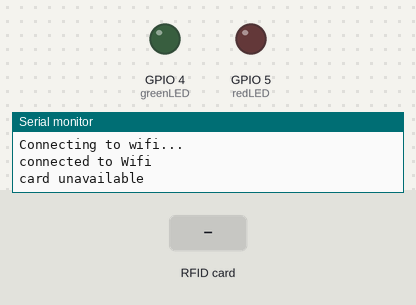
This program was run on a simulated ESP8266 (NodeMCU). On the bench: output pins drawn as LEDs (lit = HIGH), the last lines printed to the serial monitor. The test bench sets the inputs (shaded band). WiFi joins after 1.5 s; servers stay silent unless stated.

Above: at 3.7 s.
3.8 s: RFID card 5E 7A 19 C4 held to the reader
At 8.7 s:
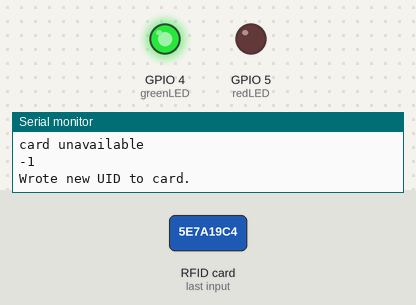
Timing chart, 0 to 10.2 s (numbered marks = the images above; inputs shaded):
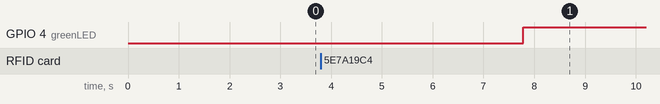

The program:

main.cpp
```cpp
#include <Arduino.h>
#include <MFRC522.h>
#include <SPI.h>
#include <ESP8266HTTPClient.h>
#include <ESP8266WiFi.h>

const char *ssid = "wifi_name";
const char *password = "wifi_pass";

String TOKEN = "5a1c307ce50c97d2f3ed9590775fed6f449eafa84183557087b403fe84c411a1";

//define pin for RFID
#define RST_RFID 0
#define SS_RFID 2

//Instance of the class for the RFID
MFRC522 rfid(SS_RFID, RST_RFID);

int readUID(const char *verifyUid);
int writeUID(const char *serverCreate);

String responseRead = "";
String responseWrite = "";

//Setting gpio pins
const int redLED = 5;   //D1
const int greenLED = 4; //D2

void setup()
{
  // put your setup code here, to run once:
  //Set LEDs as output
  pinMode(redLED, OUTPUT);
  pinMode(greenLED, OUTPUT);

  Serial.begin(9600); //Initialize serial communication with the pc
  while (!Serial)
    Serial.println();

  SPI.begin();     //Init SPI bus
  rfid.PCD_Init(); //Init the mrc522 card
  delay(1000);
  rfid.PCD_DumpVersionToSerial(); //show details of rfid

  WiFi.begin(ssid, password);
  Serial.println("Connecting to wifi...");
  while (WiFi.status() != WL_CONNECTED)
  {
    delay(500);
  }
  Serial.println("connected to Wifi");
}

void loop()
{
  // put your main code here, to run repeatedly:
  if (WiFi.status() == WL_CONNECTED)
  {
    const char *serverCreate = "http://192.168.0.21:5000/uuid/create";
    const char *serverVerify = "http://192.168.0.21:5000/uuid/verify/";

    //Look for new cards
    if (!rfid.PICC_IsNewCardPresent())
    {
      Serial.println("card unavailable");
      delay(5000);
      return;
    }

    //Select one of the cards
    if (!rfid.PICC_ReadCardSerial())
    {
      return;
    }
    Serial1.println("Card selected ");
    Serial.println();

    //read uid

    //  int r = readUID(serverVerify);{
    //    if(r == 0){
    //      Serial.println();
    //    }
    //  }

    //write new uid

    int s = writeUID(serverCreate);
    if (s == 0)
    {
      Serial.println("Writing succesfull");
    }
    else
    {
      Serial.println("Error during wrinting");
    }

    //Dump debug info to serial ::PICC_HaltA is automitically called
    rfid.PICC_DumpDetailsToSerial(&(rfid.uid));
  }
  else
  {
    Serial.println("wifi not connected");
    WiFi.begin(ssid, password);
  }
}

//read function
int readUID(const char *verifyUid)
{
  char uid[16] = {0};
  char buff[4];

  if (rfid.uid.size == 0)
  {
    Serial.println("Bad card (size = 0");
  }
  else
  {

    //char tag[sizeof(rfid.uid.uidByte)] = {0};
    for (byte i = 0; i < sizeof(rfid.uid.uidByte); ++i)
    {

      //Serial.println();

      //Serial.print(rfid.uid.uidByte[i] < 0x10 ? "0" : "");
      snprintf(buff, sizeof(buff), "%d", rfid.uid.uidByte[i]);
      strncat(uid, buff, sizeof(uid));
      //Serial.print(rfid.uid.uidByte[i]);
    }

    Serial.println();
    Serial.print(F("Card UID:"));Serial.println(uid);

    delay(1000);
  }

  HTTPClient http;
  char url[128];
  sprintf(url, "%s%s", verifyUid, uid);
  http.begin(url);

  int status = http.GET();
  responseRead = http.getString();
  Serial.println(status);
  if (status == 200)
  {
    Serial.println(responseRead);
    digitalWrite(greenLED, HIGH);
    delay(1000);
  }
  else
  {
    Serial.println(responseRead);
    digitalWrite(redLED, HIGH);
    delay(1000);
  }
  http.end();
}

//Write function
int writeUID(const char *serverCreate)
{
  byte newUid[16];
  //char header[5];
  HTTPClient http;
  http.begin(serverCreate);
  http.addHeader("Authorization", TOKEN);
  int status = http.GET();
  Serial.println(status);
  responseWrite = http.getString();

  const char *json_tmpl = "{\"name\":\"%s\"}";
  sscanf(responseRead.c_str(), json_tmpl, newUid);

  if (rfid.MIFARE_SetUid(newUid, (byte)4, true))
  {
    Serial.println(F("Wrote new UID to card."));
    digitalWrite(greenLED, HIGH);
    delay(1000);
  }
  else
  {
    digitalWrite(redLED, HIGH);
    delay(1000);
  }

  http.end();
}
```

Measured:
- after the input at 3.8 s, GPIO 4 (greenLED): LOW → HIGH after 4.0 s
